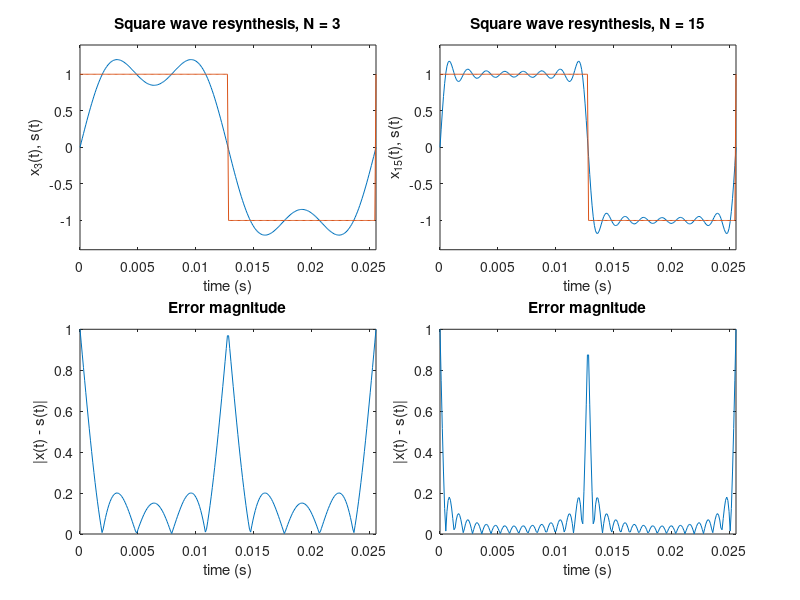

MATLAB code to generate this figure:
%% Demonstate Fourier synthesis of one period of a square wave
clear, close all;

maxCoefficient = 2^4 - 1;
Fs = 10000;
length = 2^8;
F0 = Fs/length;
T0 = 1/F0;
omega = 2 * pi * F0;
t = linspace(0, T0, length)';

% x(t) = (0 +) 4/pi cos(wt - pi/2) + 4/3pi cos(3wt - pi/2) + ...
y = zeros(length, 1);

for k=1:2:maxCoefficient
    component = ((4 / (k * pi)) * cos(k * omega * t - pi/2));
    y = y + component;
    plot(t, y),
        ylim([-1.4, 1.4]),
        xlim([0, T0]),
        title(sprintf('F%d = %f rad/s', k, F0 * k));
    drawnow;
    pause(.01);
end

s = square(2 * pi * F0 * t);
plot(t, y),
    ylim([-1.4, 1.4]),
    xlim([0, ceil(T0)]),
    hold on,
%     grid on,
    plot(t, s),
%     plot(t, abs(y - s)),
    xlabel('radians'),
    ylabel('amplitude'),
    legend('Approximation to square wave', 'Ideal square wave', 'Error magnitude');
    
%%
maxCoefficient = 3;
y3 = zeros(length, 1);
for k=1:2:maxCoefficient
    component = ((4 / (k * pi)) * cos(k * omega * t - pi/2));
    y3 = y3 + component;
end

maxCoefficient = 15;
y15 = zeros(length, 1);
for k=1:2:maxCoefficient
    component = ((4 / (k * pi)) * cos(k * omega * t - pi/2));
    y15 = y15 + component;
end

sp(1) = subplot(221); ...
    plot(t, y3, t, s), ...
    ylim([-1.4, 1.4]), ...
    xlim([0, T0]), ...
    xlabel('time (s)'), ...
    ylabel('x_3(t), s(t)'), ...
    title('Square wave resynthesis, N = 3');
sp(2) = subplot(222); ...
    plot(t, y15, t, s), ...
    ylim([-1.4, 1.4]), ...
    xlim([0, T0]), ...
    xlabel('time (s)'), ...
    ylabel('x_{15}(t), s(t)'), ...
    title('Square wave resynthesis, N = 15');
sp(3) = subplot(223); ...
    plot(t, abs(y3 - s)), ...
    ylim([0, 1]), ...
    xlim([0, T0]), ...
    xlabel('time (s)'), ...
    ylabel('|x(t) - s(t)|'), ...
    title('Error magnitude');
sp(4) = subplot(224); ...
    plot(t, abs(y15 - s)), ...
    ylim([0, 1]), ...
    xlim([0, T0]), ...
    xlabel('time (s)'), ...
    ylabel('|x(t) - s(t)|'), ...
    title('Error magnitude');

% get(sp(1), 'Position')
% get(sp(2), 'Position')
% get(sp(3), 'Position')
% get(sp(4), 'Position')

set(sp(1), 'Position', [0.100, 0.5838, 0.37, 0.3412]);
set(sp(2), 'Position', [0.550, 0.5838, 0.37, 0.3412]);
set(sp(3), 'Position', [0.100, 0.11, 0.37, 0.3412]);
set(sp(4), 'Position', [0.550, 0.11, 0.37, 0.3412]);